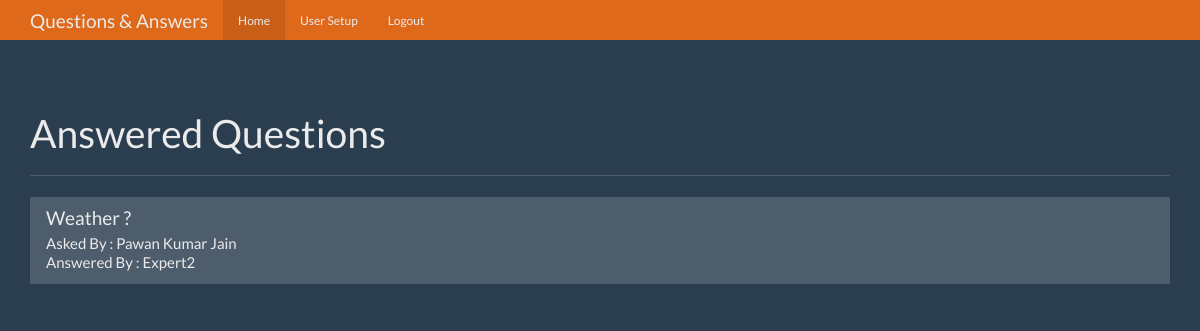
Screenshot of / (signed in) with the database file from the repository.
### tables this page shows
CREATE TABLE questions (
    id integer primary key autoincrement,
    question_text text not null,
    answer_text text,
    asked_by_id integer not null,
    expert_id integer not null
);

CREATE TABLE users (
    id integer primary key autoincrement,
    name text not null,
    password text not null,
    expert boolean not null,
    admin boolean not null
);

### app.py (the view)
@app.route('/')
def index():
    user = get_current_user()
    db = get_db()
    ques_cur = db.execute('''select questions.id as question_id, questions.question_text,
                            askers.name as asker_name, experts.name as expert_name from questions
                            join users as askers on askers.id = questions.asked_by_id join users as experts
                            on experts.id = questions.expert_id where questions.answer_text is not null''')
    ques = ques_cur.fetchall()
    return render_template('home.html', user=user, ques=ques)

### app.py (called while the page is built)
def get_current_user():
    user_result = None
    if 'user' in session:
        user = session['user']
        db = get_db()
        user_cur = db.execute('select id, name, password, admin, expert from users where name = ?', [user])
        user_result = user_cur.fetchone()
    return user_result

### database.py (called while the page is built)
def connect_db():
    sql = sqlite3.connect('C:/Users/HP/PycharmProjects/qa-app/questions.db')  # You can put whole route there
    sql.row_factory = sqlite3.Row  # Returning an object that can also access columns by name
    return sql

def get_db():
    if not hasattr(g, 'sqlite.db'):
        g.sqlite_db = connect_db()
    return g.sqlite_db

### templates/home.html (shortened to what this page needs)
{% from "navbar.html" import navbar %}
<!DOCTYPE html>
<html lang="en">
  <head>
    <link href="{{ url_for('static', filename='css/bootstrap.min.css') }}" rel="stylesheet">
    <link href="{{ url_for('static', filename='css/theme.css') }}" rel="stylesheet">
  </head>
  <body>
  {{ navbar(user) }}
    <div class="container theme-showcase" role="main">
      <div class="page-header">
        <h1>Answered Questions</h1>
      </div>
      <div class="row">
        <div class="col-lg-12">
          <div class="list-group">
              {% for que in ques %}
                  <a href="{{ url_for('question',question_id = que['question_id']) }}" class="list-group-item">
              <h4 class="list-group-item-heading">{{ que['question_text'] }}</h4>
              <p class="list-group-item-text">Asked By : {{ que['asker_name'] }}</p>
              <p class="list-group-item-text">Answered By : {{ que['expert_name'] }}</p>
            </a>
              {% endfor %}
          </div>
        </div>
      </div>
    </div>
  </body>
</html>

### static/css/theme.css (style rules this page uses)
body { padding-top: 70px; padding-bottom: 30px; }

### rows the page displays
questions: question_text "Weather ?", asker_name "Pawan Kumar Jain", expert_name "Expert2"
